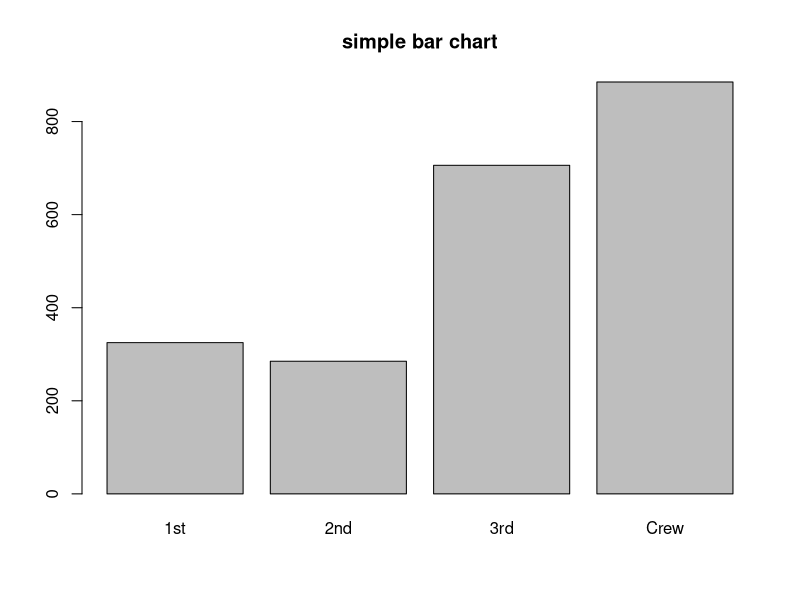
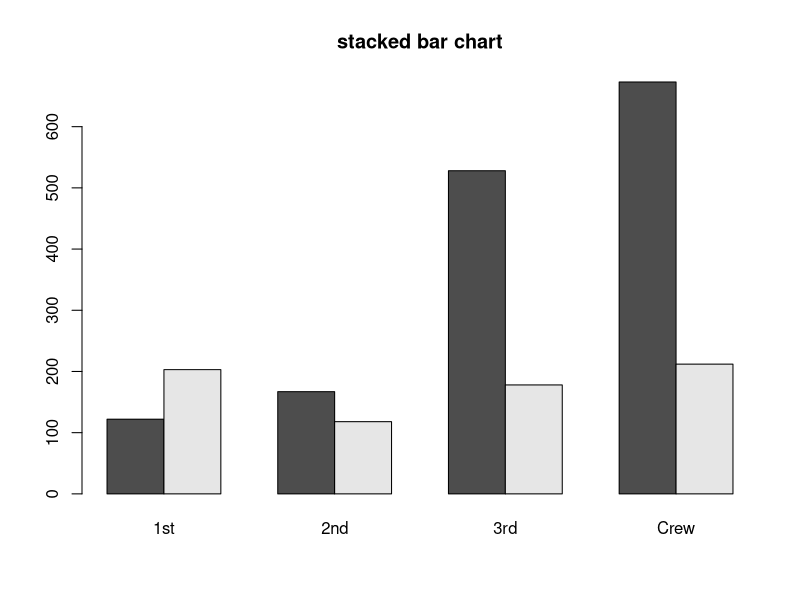
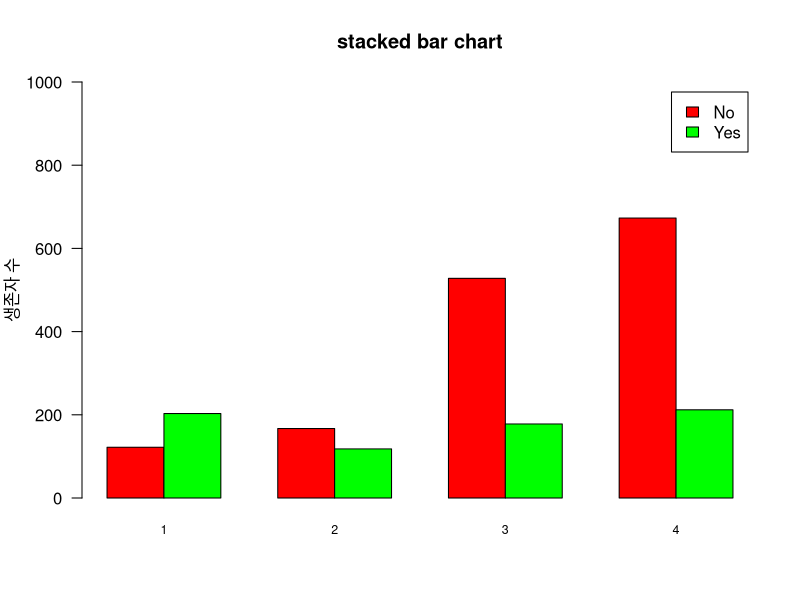
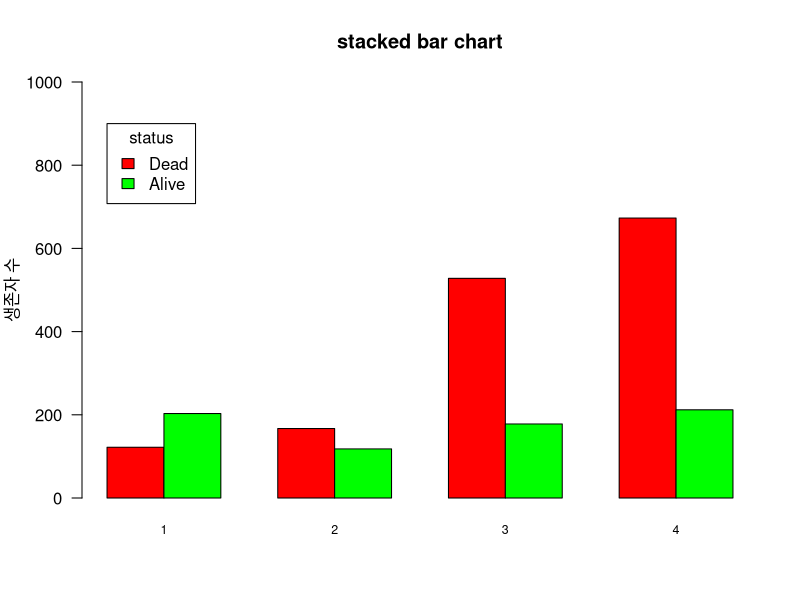
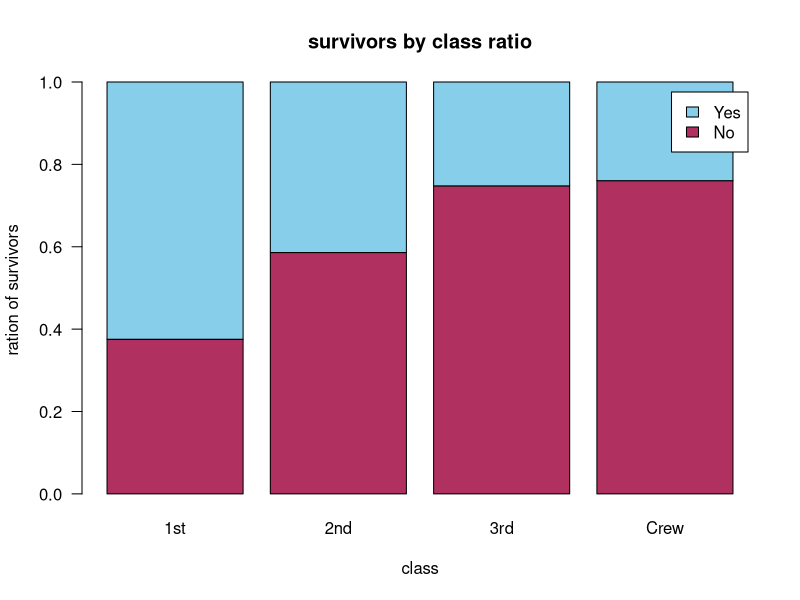
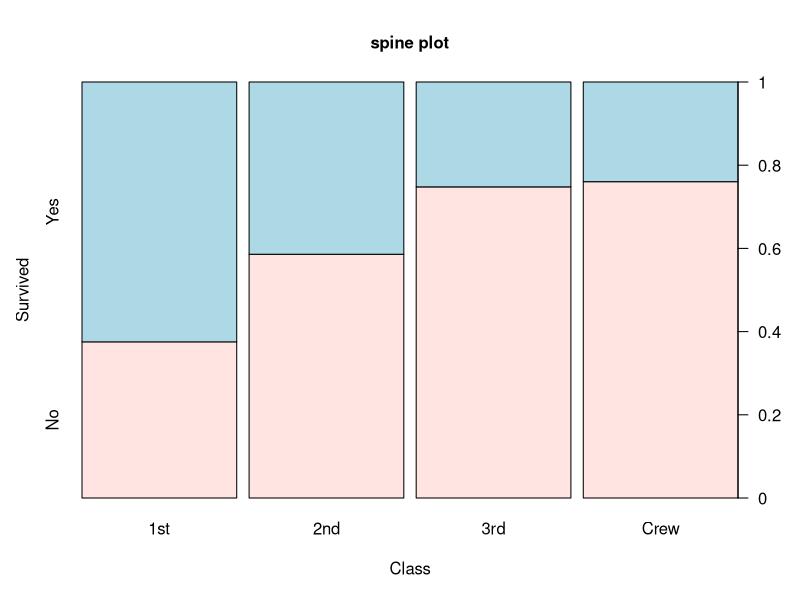
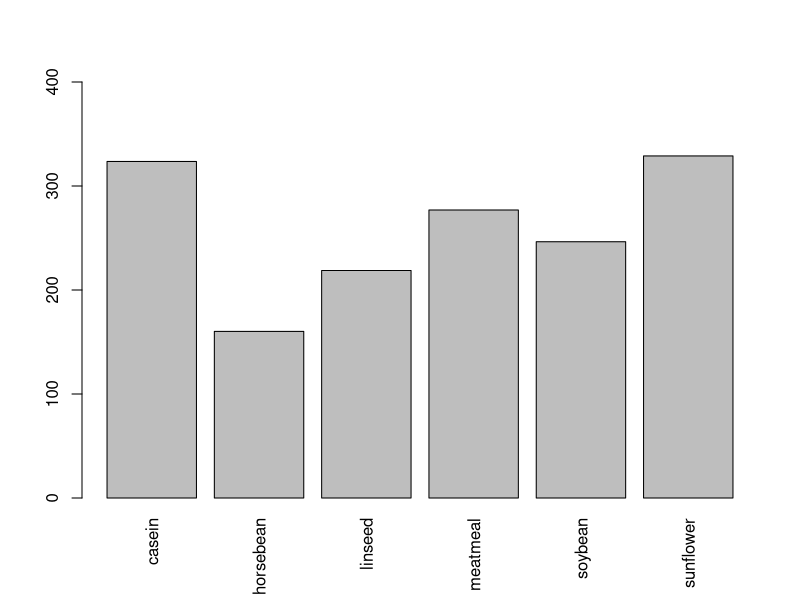
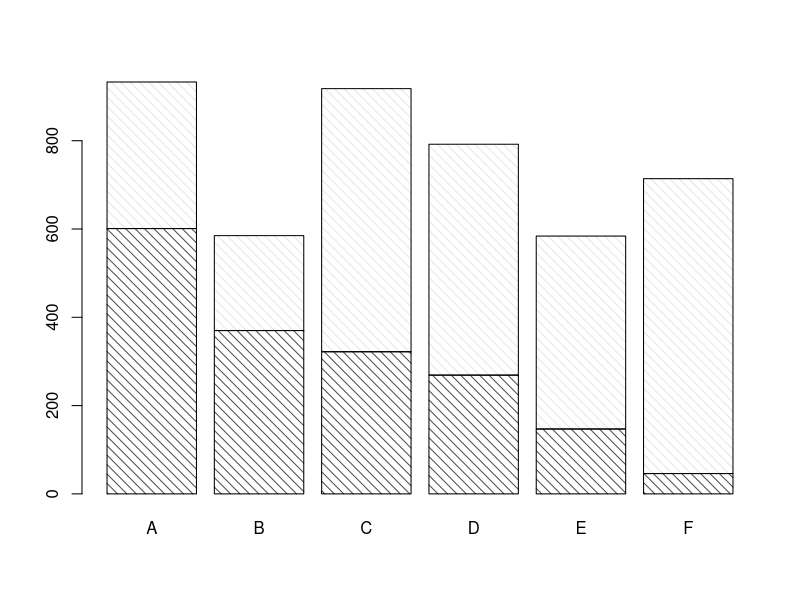

These figures' R source, in order:


str(Titanic)
class <- margin.table(Titanic, margin = 1)
class

barplot(class,
        main="simple bar chart")

survival.by.class <- margin.table(Titanic, margin = c(4, 1))
survival.by.class

barplot(survival.by.class,
        main = "stacked bar chart",
        beside = T)

# 세련된 막대도표 생성하기

# 01. 막대 이름 주기


barplot(survival.by.class,
        main = "stacked bar chart",
        beside = T,
        names.arg = c('1', '2', '3', '4'),
        cex.names = 0.75, # name 크기 조정
        ylab = '생존자 수',
        las = 1,
        ylim = c(0, 1000),
        col = c('red', 'green'),
        legend=T) 

# 별도 레전드를 추가하려면 레전드 옵션을 지우고 레전드 함수 사용

barplot(survival.by.class,
        main = "stacked bar chart",
        beside = T,
        names.arg = c('1', '2', '3', '4'),
        cex.names = 0.75, # name 크기 조정
        ylab = '생존자 수',
        las = 1,
        ylim = c(0, 1000),
        col = c('red', 'green'))

legend(x=1, y=900, # 좌표 주기
       legend = c("Dead", "Alive"),
       fill=c('red', 'green'), # pch(심볼), lty(선), fill(면)
       title = 'status') 

survival.by.class

suv.prop <- prop.table(survival.by.class,
                       margin = 2) # 열의 비율 계산

suv.prop

barplot(suv.prop, col=c('maroon', 'skyblue'),
        xlab='class',
        ylab='ration of survivors',
        las=1,
        main='survivors by class ratio',
        legend.text = T)


library(vcd)
spine(t(suv.prop), gp=gpar(fill=c("mistyrose", 'lightblue')),
      main='spine plot')


# 집단별 평균을 막대도표로 플로팅 해보기

head(chickwts)
str(chickwts)
h <- tapply(chickwts$weight, chickwts$feed, mean)
h

barplot(h, ylim=c(0, 400), las=3)


# 막대도표 꾸미기

str(UCBAdmissions)

admission.by.dept <- margin.table(UCBAdmissions, c(1, 3))
admission.by.dept

barplot(admission.by.dept,
        density = 15,
        angle = 135)

barplot(admission.by.dept,
        border = 'red',
        col = c('lightblue', 'mistyrose'))

barplot(admission.by.dept, beside = T,
        space = c(0.3, 2.0), # 막대간, 집단간 간격
        col = c('lightblue', 'mistyrose')) 

barplot(admission.by.dept, axes = F, horiz = T)
















